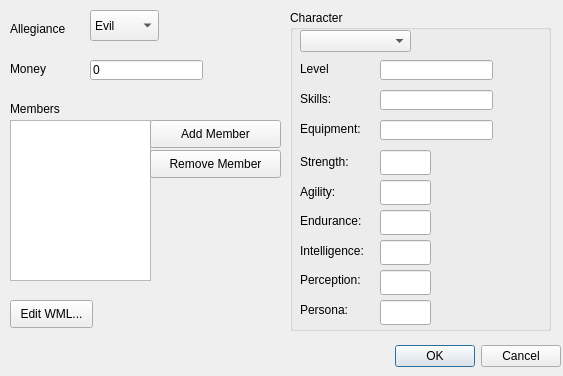
<ui version="4.0" >
 <author></author>
 <comment></comment>
 <exportmacro></exportmacro>
 <class>EditPartyDialog</class>
 <widget class="QDialog" name="EditPartyDialog" >
  <property name="geometry" >
   <rect>
    <x>0</x>
    <y>0</y>
    <width>563</width>
    <height>376</height>
   </rect>
  </property>
  <property name="windowTitle" >
   <string>Dialog</string>
  </property>
  <widget class="QLabel" name="label" >
   <property name="geometry" >
    <rect>
     <x>10</x>
     <y>20</y>
     <width>71</width>
     <height>17</height>
    </rect>
   </property>
   <property name="text" >
    <string>Allegiance</string>
   </property>
  </widget>
  <widget class="QLabel" name="label_2" >
   <property name="geometry" >
    <rect>
     <x>10</x>
     <y>60</y>
     <width>58</width>
     <height>17</height>
    </rect>
   </property>
   <property name="text" >
    <string>Money</string>
   </property>
  </widget>
  <widget class="QComboBox" name="allegianceComboBox" >
   <property name="geometry" >
    <rect>
     <x>90</x>
     <y>10</y>
     <width>69</width>
     <height>31</height>
    </rect>
   </property>
   <item>
    <property name="text" >
     <string>Evil</string>
    </property>
   </item>
   <item>
    <property name="text" >
     <string>Good</string>
    </property>
   </item>
  </widget>
  <widget class="QLineEdit" name="moneyLineEdit" >
   <property name="geometry" >
    <rect>
     <x>90</x>
     <y>60</y>
     <width>113</width>
     <height>20</height>
    </rect>
   </property>
   <property name="text" >
    <string>0</string>
   </property>
  </widget>
  <widget class="QLabel" name="label_3" >
   <property name="geometry" >
    <rect>
     <x>10</x>
     <y>100</y>
     <width>58</width>
     <height>17</height>
    </rect>
   </property>
   <property name="text" >
    <string>Members</string>
   </property>
  </widget>
  <widget class="QListWidget" name="membersListWidget" >
   <property name="geometry" >
    <rect>
     <x>10</x>
     <y>120</y>
     <width>141</width>
     <height>161</height>
    </rect>
   </property>
  </widget>
  <widget class="QWidget" name="layoutWidget" >
   <property name="geometry" >
    <rect>
     <x>210</x>
     <y>340</y>
     <width>351</width>
     <height>33</height>
    </rect>
   </property>
   <layout class="QHBoxLayout" >
    <property name="margin" >
     <number>0</number>
    </property>
    <property name="spacing" >
     <number>6</number>
    </property>
    <item>
     <spacer>
      <property name="orientation" >
       <enum>Qt::Horizontal</enum>
      </property>
      <property name="sizeHint" >
       <size>
        <width>131</width>
        <height>31</height>
       </size>
      </property>
     </spacer>
    </item>
    <item>
     <widget class="QPushButton" name="okButton" >
      <property name="text" >
       <string>OK</string>
      </property>
     </widget>
    </item>
    <item>
     <widget class="QPushButton" name="cancelButton" >
      <property name="text" >
       <string>Cancel</string>
      </property>
     </widget>
    </item>
   </layout>
  </widget>
  <widget class="QPushButton" name="removeButton" >
   <property name="geometry" >
    <rect>
     <x>150</x>
     <y>150</y>
     <width>131</width>
     <height>28</height>
    </rect>
   </property>
   <property name="text" >
    <string>Remove Member</string>
   </property>
  </widget>
  <widget class="QPushButton" name="addButton" >
   <property name="geometry" >
    <rect>
     <x>150</x>
     <y>120</y>
     <width>131</width>
     <height>28</height>
    </rect>
   </property>
   <property name="text" >
    <string>Add Member</string>
   </property>
  </widget>
  <widget class="QGroupBox" name="groupBox" >
   <property name="geometry" >
    <rect>
     <x>290</x>
     <y>10</y>
     <width>261</width>
     <height>321</height>
    </rect>
   </property>
   <property name="title" >
    <string>Character</string>
   </property>
   <widget class="QComboBox" name="characterGeneratorComboBox" >
    <property name="geometry" >
     <rect>
      <x>10</x>
      <y>20</y>
      <width>111</width>
      <height>22</height>
     </rect>
    </property>
   </widget>
   <widget class="QLabel" name="label_4" >
    <property name="geometry" >
     <rect>
      <x>10</x>
      <y>50</y>
      <width>41</width>
      <height>17</height>
     </rect>
    </property>
    <property name="text" >
     <string>Level</string>
    </property>
   </widget>
   <widget class="QLabel" name="label_5" >
    <property name="geometry" >
     <rect>
      <x>10</x>
      <y>80</y>
      <width>41</width>
      <height>17</height>
     </rect>
    </property>
    <property name="text" >
     <string>Skills:</string>
    </property>
   </widget>
   <widget class="QLabel" name="label_6" >
    <property name="geometry" >
     <rect>
      <x>10</x>
      <y>110</y>
      <width>81</width>
      <height>17</height>
     </rect>
    </property>
    <property name="text" >
     <string>Equipment:</string>
    </property>
   </widget>
   <widget class="QLineEdit" name="equipmentLineEdit" >
    <property name="geometry" >
     <rect>
      <x>90</x>
      <y>110</y>
      <width>113</width>
      <height>20</height>
     </rect>
    </property>
   </widget>
   <widget class="QWidget" name="layoutWidget" >
    <property name="geometry" >
     <rect>
      <x>10</x>
      <y>140</y>
      <width>78</width>
      <height>171</height>
     </rect>
    </property>
    <layout class="QVBoxLayout" >
     <property name="margin" >
      <number>0</number>
     </property>
     <property name="spacing" >
      <number>6</number>
     </property>
     <item>
      <widget class="QLabel" name="label_7" >
       <property name="text" >
        <string>Strength:</string>
       </property>
      </widget>
     </item>
     <item>
      <widget class="QLabel" name="label_8" >
       <property name="text" >
        <string>Agility:</string>
       </property>
      </widget>
     </item>
     <item>
      <widget class="QLabel" name="label_9" >
       <property name="text" >
        <string>Endurance:</string>
       </property>
      </widget>
     </item>
     <item>
      <widget class="QLabel" name="label_10" >
       <property name="text" >
        <string>Intelligence:</string>
       </property>
      </widget>
     </item>
     <item>
      <widget class="QLabel" name="label_11" >
       <property name="text" >
        <string>Perception:</string>
       </property>
      </widget>
     </item>
     <item>
      <widget class="QLabel" name="label_12" >
       <property name="text" >
        <string>Persona:</string>
       </property>
      </widget>
     </item>
    </layout>
   </widget>
   <widget class="QLineEdit" name="enduranceLineEdit" >
    <property name="geometry" >
     <rect>
      <x>90</x>
      <y>200</y>
      <width>51</width>
      <height>25</height>
     </rect>
    </property>
   </widget>
   <widget class="QLineEdit" name="intelligenceLineEdit" >
    <property name="geometry" >
     <rect>
      <x>90</x>
      <y>230</y>
      <width>51</width>
      <height>25</height>
     </rect>
    </property>
   </widget>
   <widget class="QLineEdit" name="perceptionLineEdit" >
    <property name="geometry" >
     <rect>
      <x>90</x>
      <y>260</y>
      <width>51</width>
      <height>25</height>
     </rect>
    </property>
   </widget>
   <widget class="QLineEdit" name="personaLineEdit" >
    <property name="geometry" >
     <rect>
      <x>90</x>
      <y>290</y>
      <width>51</width>
      <height>25</height>
     </rect>
    </property>
   </widget>
   <widget class="QLineEdit" name="strengthLineEdit" >
    <property name="geometry" >
     <rect>
      <x>90</x>
      <y>140</y>
      <width>51</width>
      <height>25</height>
     </rect>
    </property>
   </widget>
   <widget class="QLineEdit" name="agilityLineEdit" >
    <property name="geometry" >
     <rect>
      <x>90</x>
      <y>170</y>
      <width>51</width>
      <height>25</height>
     </rect>
    </property>
   </widget>
   <widget class="QLineEdit" name="skillsLineEdit" >
    <property name="geometry" >
     <rect>
      <x>90</x>
      <y>80</y>
      <width>113</width>
      <height>20</height>
     </rect>
    </property>
   </widget>
   <widget class="QLineEdit" name="levelLineEdit" >
    <property name="geometry" >
     <rect>
      <x>90</x>
      <y>50</y>
      <width>113</width>
      <height>20</height>
     </rect>
    </property>
   </widget>
  </widget>
  <widget class="QPushButton" name="editWMLButton" >
   <property name="geometry" >
    <rect>
     <x>10</x>
     <y>300</y>
     <width>83</width>
     <height>28</height>
    </rect>
   </property>
   <property name="text" >
    <string>Edit WML...</string>
   </property>
  </widget>
 </widget>
 <pixmapfunction></pixmapfunction>
 <resources/>
 <connections>
  <connection>
   <sender>okButton</sender>
   <signal>clicked()</signal>
   <receiver>EditPartyDialog</receiver>
   <slot>accept()</slot>
   <hints>
    <hint type="sourcelabel" >
     <x>278</x>
     <y>253</y>
    </hint>
    <hint type="destinationlabel" >
     <x>96</x>
     <y>254</y>
    </hint>
   </hints>
  </connection>
  <connection>
   <sender>cancelButton</sender>
   <signal>clicked()</signal>
   <receiver>EditPartyDialog</receiver>
   <slot>reject()</slot>
   <hints>
    <hint type="sourcelabel" >
     <x>369</x>
     <y>253</y>
    </hint>
    <hint type="destinationlabel" >
     <x>179</x>
     <y>282</y>
    </hint>
   </hints>
  </connection>
 </connections>
</ui>
